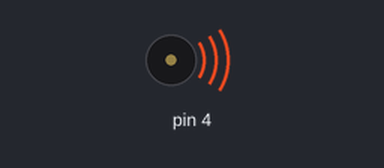
This sketch was run on a simulated Arduino Uno, built with avr-gcc and run on an emulated ATmega328P. Shown: buzzer (waves = sounding).

Above: at 0.1 s.
Timing chart, 0 to 1.6 s (numbered marks = the images above):
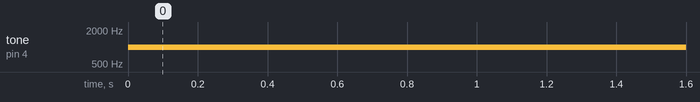

Measured:
- by itself, tone on pin 4: silent → 1000 Hz at 0.00 s

The sketch:

ScalaMusicale.ino
```cpp
void setup() {

}

void loop() {
tone(4,1000,100);


}
```
